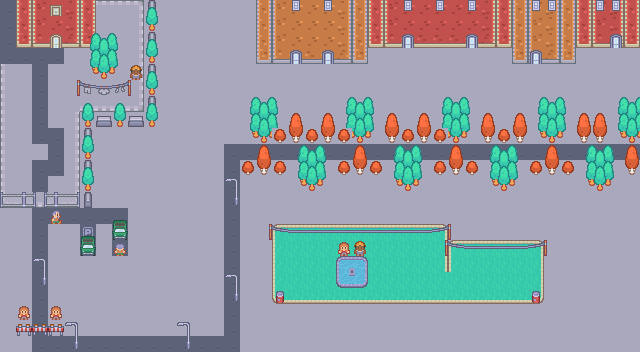

Below is a game level as drawn by its tile map, then a one-line description and the .tmx file that defines it, in full:
An orthogonal 40x22 tile map with 16x16 px tiles, 3 tile layers (background, foreground, Kachelebene 3) and 2 objects (player_1, player_2).

<map version="1.4" tiledversion="1.4.3" orientation="orthogonal" renderorder="right-down" width="40" height="22" tilewidth="16" tileheight="16" infinite="0" nextlayerid="10" nextobjectid="17">
 <tileset firstgid="1" source="tilemap.tsx" />
 <layer id="1" name="background" width="40" height="22">
  <data encoding="csv">
442,71,72,73,74,71,10,10,11,37,37,37,37,37,37,37,37,37,37,37,37,37,37,37,37,37,37,37,37,37,37,37,37,37,37,37,37,37,37,37,
442,71,72,73,74,71,37,37,38,37,37,37,37,37,37,37,37,37,37,37,37,37,37,37,37,37,37,37,37,37,37,37,37,37,37,37,37,37,37,37,
442,98,99,100,101,98,37,37,38,37,37,37,37,37,37,37,37,37,37,37,37,37,37,37,37,37,37,37,37,37,37,37,37,37,37,37,37,37,37,37,
442,442,442,442,37,37,37,37,38,37,37,37,37,37,37,37,37,37,37,37,37,37,37,37,37,37,37,37,37,37,37,37,37,37,37,37,37,37,37,37,
36,37,442,37,37,37,37,37,38,37,37,37,37,37,37,37,37,37,37,37,37,37,37,37,37,37,37,37,37,37,37,37,37,37,37,37,37,37,37,37,
36,37,442,37,37,37,37,37,38,37,37,37,37,37,37,37,37,37,37,37,37,37,37,37,37,37,37,37,37,37,37,37,37,37,37,37,37,37,37,37,
36,37,442,37,37,64,64,64,65,37,37,37,37,37,37,37,37,37,37,37,37,37,37,37,37,37,37,37,37,37,37,37,37,37,37,37,37,37,37,37,
36,37,442,37,38,37,37,37,37,37,37,37,37,37,37,37,37,37,37,37,37,37,37,37,37,37,37,37,37,37,37,37,37,37,37,37,37,37,37,37,
36,37,442,442,38,37,37,37,37,37,37,37,37,37,37,37,37,37,37,37,37,37,37,37,37,37,37,37,37,37,37,37,37,37,37,37,37,37,37,37,
36,442,442,442,38,37,37,37,37,37,37,37,37,37,442,442,442,442,442,442,442,442,442,442,442,442,442,442,442,442,442,442,442,442,442,442,442,442,442,442,
36,0,442,442,38,37,37,37,37,37,37,37,37,37,442,37,37,37,37,37,37,37,37,37,37,37,37,37,37,37,37,37,37,37,37,37,37,37,37,37,
36,0,442,37,38,37,37,37,37,37,37,37,37,37,442,37,37,37,37,37,37,37,37,37,37,37,37,37,37,37,37,37,37,37,37,37,37,37,37,37,
63,64,64,64,65,37,37,37,37,37,37,37,37,37,442,37,37,37,37,37,37,37,37,37,37,37,37,37,37,37,37,37,37,37,37,37,37,37,37,37,
37,37,37,37,37,37,37,37,37,37,37,37,37,37,442,37,37,37,37,37,37,37,37,37,37,37,37,37,37,37,37,37,37,37,37,37,37,37,37,37,
37,37,37,37,37,37,37,37,37,37,37,37,37,37,442,37,37,37,37,37,37,37,37,37,37,37,37,37,37,37,37,37,37,37,37,37,37,37,37,37,
37,37,37,37,37,37,37,37,37,37,37,37,37,37,442,37,37,37,37,37,37,37,37,37,37,37,37,37,37,37,37,37,37,37,37,37,37,37,37,37,
37,37,37,37,37,37,37,37,37,37,37,37,37,37,442,37,37,37,37,37,37,37,37,37,37,37,37,37,37,37,37,37,37,37,37,37,37,37,37,37,
37,37,37,37,37,37,37,37,37,37,37,37,37,37,442,37,37,37,37,37,37,37,37,37,37,37,37,37,37,37,37,37,37,37,37,37,37,37,37,37,
37,37,37,37,37,37,37,37,37,37,37,37,37,37,442,37,37,37,37,37,37,37,37,37,37,37,37,37,37,37,37,37,37,37,37,37,37,37,37,37,
37,37,37,37,37,37,37,37,37,37,37,37,37,37,442,37,37,37,37,37,37,37,37,37,37,37,37,37,37,37,37,37,37,37,37,37,37,37,37,37,
37,37,37,37,37,37,37,37,37,37,37,37,37,37,442,37,37,37,37,37,37,37,37,37,37,37,37,37,37,37,37,37,37,37,37,37,37,37,37,37,
37,37,37,442,442,442,442,442,442,442,442,442,442,442,442,37,37,37,37,37,37,37,37,37,37,37,37,37,37,37,37,37,37,37,37,37,37,37,37,37
</data>
 </layer>
 <layer id="2" name="foreground" width="40" height="22">
  <data encoding="csv">
0,0,0,363,0,0,0,0,0,273,0,0,0,0,0,0,179,180,181,181,181,182,179,71,72,73,73,73,73,73,74,71,179,180,182,179,71,72,74,71,
0,0,0,0,0,0,0,0,0,261,0,0,0,0,0,0,179,180,181,181,181,182,179,71,72,73,73,73,73,73,74,71,179,180,182,179,71,72,74,71,
0,0,0,337,0,235,236,237,0,273,0,0,0,0,0,0,179,180,181,181,181,182,179,98,99,100,100,100,100,100,101,98,179,180,182,179,98,99,101,98,
0,0,0,0,0,262,263,264,0,0,0,0,0,0,0,0,206,207,208,208,208,209,206,0,0,0,0,0,0,0,0,0,206,207,209,206,0,0,0,0,
0,0,0,0,0,289,290,291,0,273,0,0,0,0,0,0,0,0,0,0,0,0,0,0,0,0,0,0,0,0,0,0,0,0,0,0,0,0,0,0,
0,0,0,0,217,245,246,247,221,0,0,0,0,0,0,0,0,0,0,0,0,0,0,0,0,0,0,0,0,0,0,0,0,0,0,0,0,0,0,0,
0,0,0,0,0,0,0,0,0,273,0,0,0,0,0,235,236,237,0,0,0,235,236,237,0,0,0,235,236,237,0,0,0,235,236,237,0,0,235,236,
0,0,0,0,0,0,272,0,272,0,0,0,0,0,0,262,263,264,314,0,314,262,263,264,314,0,314,262,263,264,314,0,314,262,263,264,314,314,262,263,
0,37,0,0,0,273,0,0,0,0,0,0,0,0,0,289,290,374,341,374,341,374,290,291,341,374,341,374,290,291,341,374,341,289,290,291,341,341,289,290,
36,37,37,0,0,0,0,0,0,0,0,0,0,0,0,0,314,0,235,236,237,0,314,0,235,236,237,0,314,0,235,236,237,0,314,0,235,236,237,314,
0,37,0,0,0,273,0,0,0,0,0,0,0,0,0,374,341,374,262,263,264,374,341,374,262,263,264,374,341,374,262,263,264,374,341,374,262,263,264,341,
0,37,0,0,0,0,0,0,0,0,0,0,0,0,0,0,0,0,289,290,291,0,0,0,289,290,291,0,0,0,289,290,291,0,0,0,289,290,291,0,
356,357,359,357,358,273,0,0,0,0,0,0,0,0,0,0,0,0,0,0,0,0,0,0,0,0,0,0,0,0,0,0,0,0,0,0,0,0,0,0,
0,0,442,442,442,442,442,442,0,0,0,0,0,0,0,0,0,0,0,0,0,0,0,0,0,0,0,0,0,0,0,0,0,0,0,0,0,0,0,0,
0,0,442,0,0,443,0,443,0,0,0,0,0,0,0,0,0,1,2,2,2,2,2,2,2,2,2,3,0,0,0,0,0,0,0,0,0,0,0,0,
0,0,442,0,0,443,0,443,0,0,0,0,0,0,0,0,0,28,29,29,29,29,29,29,29,29,29,30,1,2,2,2,2,3,0,0,0,0,0,0,
0,0,442,0,0,0,0,0,0,0,0,0,0,0,0,0,0,28,29,29,29,29,29,29,29,29,29,30,28,29,29,29,29,30,0,0,0,0,0,0,
0,0,442,0,0,0,0,0,0,0,0,0,0,0,0,0,0,28,29,29,29,29,29,29,29,29,29,29,29,29,29,29,29,30,0,0,0,0,0,0,
0,0,442,0,0,0,0,0,0,0,0,0,0,0,0,0,0,55,56,56,56,56,56,56,56,56,56,56,56,56,56,56,56,57,0,0,0,0,0,0,
0,0,442,0,0,0,0,0,0,0,0,0,0,0,0,0,0,0,0,0,0,0,0,0,0,0,0,0,0,0,0,0,0,0,0,0,0,0,0,0,
0,0,442,0,0,0,0,0,0,0,0,0,0,0,0,0,0,0,0,0,0,0,0,0,0,0,0,0,0,0,0,0,0,0,0,0,0,0,0,0,
0,0,442,0,0,0,0,0,0,0,0,0,0,0,0,0,0,0,0,0,0,0,0,0,0,0,0,0,0,0,0,0,0,0,0,0,0,0,0,0
</data>
 </layer>
 <layer id="9" name="Kachelebene 3" width="40" height="22">
  <data encoding="csv">
0,0,0,0,0,0,0,0,0,234,0,0,0,0,0,0,0,0,417,0,417,0,0,0,0,417,0,417,0,417,0,0,0,417,417,0,0,417,417,0,
0,0,0,0,0,0,0,0,0,0,0,0,0,0,0,0,0,0,0,0,0,0,0,0,0,0,0,0,0,0,0,0,0,0,0,0,0,0,0,0,
0,0,0,0,0,0,0,0,0,234,0,0,0,0,0,0,0,0,0,0,0,0,0,0,0,418,0,0,0,418,0,0,0,0,0,0,0,0,418,0,
0,0,0,0,0,0,0,0,0,261,0,0,0,0,0,0,0,0,418,0,418,0,0,0,0,0,0,0,0,0,0,0,0,418,0,0,0,0,0,0,
0,0,0,0,0,0,0,0,268,234,0,0,0,0,0,0,0,0,0,0,0,0,0,0,0,0,0,0,0,0,0,0,0,0,0,0,0,0,0,0,
0,0,0,0,0,0,0,0,0,261,0,0,0,0,0,0,0,0,0,0,0,0,0,0,0,0,0,0,0,0,0,0,0,0,0,0,0,0,0,0,
0,0,0,0,0,234,0,234,0,234,0,0,0,0,0,0,0,0,0,0,0,0,0,0,0,0,0,0,0,0,0,0,0,0,0,0,0,0,0,0,
0,0,0,0,0,261,0,261,0,261,0,0,0,0,0,0,0,0,0,0,0,0,0,0,0,0,0,0,0,0,0,0,0,0,0,0,0,0,0,0,
0,0,0,0,0,234,0,0,0,0,0,0,0,0,0,0,0,0,0,0,0,0,0,0,0,0,0,0,0,0,0,0,0,0,0,0,0,0,0,0,
0,0,0,0,0,261,0,0,0,0,0,0,0,0,0,0,0,0,0,0,0,0,0,0,0,0,0,0,0,0,0,0,0,0,0,0,0,0,0,0,
0,0,0,0,0,234,0,0,0,0,0,0,0,0,0,0,0,0,0,0,0,0,0,0,0,0,0,0,0,0,0,0,0,0,0,0,0,0,0,0,
0,0,0,0,0,261,0,0,0,0,0,0,0,0,165,0,0,0,0,0,0,0,0,0,0,0,0,0,0,0,0,0,0,0,0,0,0,0,0,0,
0,0,0,0,0,0,0,0,0,0,0,0,0,0,192,0,0,0,0,0,0,0,0,0,0,0,0,0,0,0,0,0,0,0,0,0,0,0,0,0,
0,0,0,216,0,0,0,400,0,0,0,0,0,0,0,0,0,0,0,0,0,0,0,0,0,0,0,0,0,0,0,0,0,0,0,0,0,0,0,0,
0,0,0,0,0,400,0,427,0,0,0,0,0,0,0,0,217,218,219,219,219,219,219,219,219,219,219,220,221,0,0,0,0,0,0,0,0,0,0,0,
0,0,0,0,0,427,0,188,0,0,0,0,0,0,0,0,0,0,0,0,0,106,268,0,0,0,0,217,218,219,219,219,219,220,221,0,0,0,0,0,
0,0,165,0,0,0,0,0,0,0,0,0,0,0,0,0,0,0,0,0,0,174,175,0,0,0,0,0,0,0,0,0,0,0,0,0,0,0,0,0,
0,0,192,0,0,0,0,0,0,0,0,0,0,0,165,0,0,0,0,0,0,201,202,0,0,0,0,0,0,0,0,0,0,0,0,0,0,0,0,0,
0,0,0,0,0,0,0,0,0,0,0,0,0,0,192,0,0,253,0,0,0,0,0,0,0,0,0,0,0,0,0,0,0,253,0,0,0,0,0,0,
0,106,0,106,0,0,0,0,0,0,0,0,0,0,0,0,0,0,0,0,0,0,0,0,0,0,0,0,0,0,0,0,0,0,0,0,0,0,0,0,
0,222,222,222,165,0,0,0,0,0,0,165,0,0,0,0,0,0,0,0,0,0,0,0,0,0,0,0,0,0,0,0,0,0,0,0,0,0,0,0,
0,0,0,0,192,0,0,0,0,0,0,192,0,0,0,0,0,0,0,0,0,0,0,0,0,0,0,0,0,0,0,0,0,0,0,0,0,0,0,0
</data>
 </layer>
 <objectgroup id="8" name="obstacles">
  <object id="11" name="player_1" x="526.974" y="141.046" width="1.54545" height="1.54545" />
  <object id="13" name="player_2" x="385" y="193.333" width="12" height="14" />
 </objectgroup>
</map>
